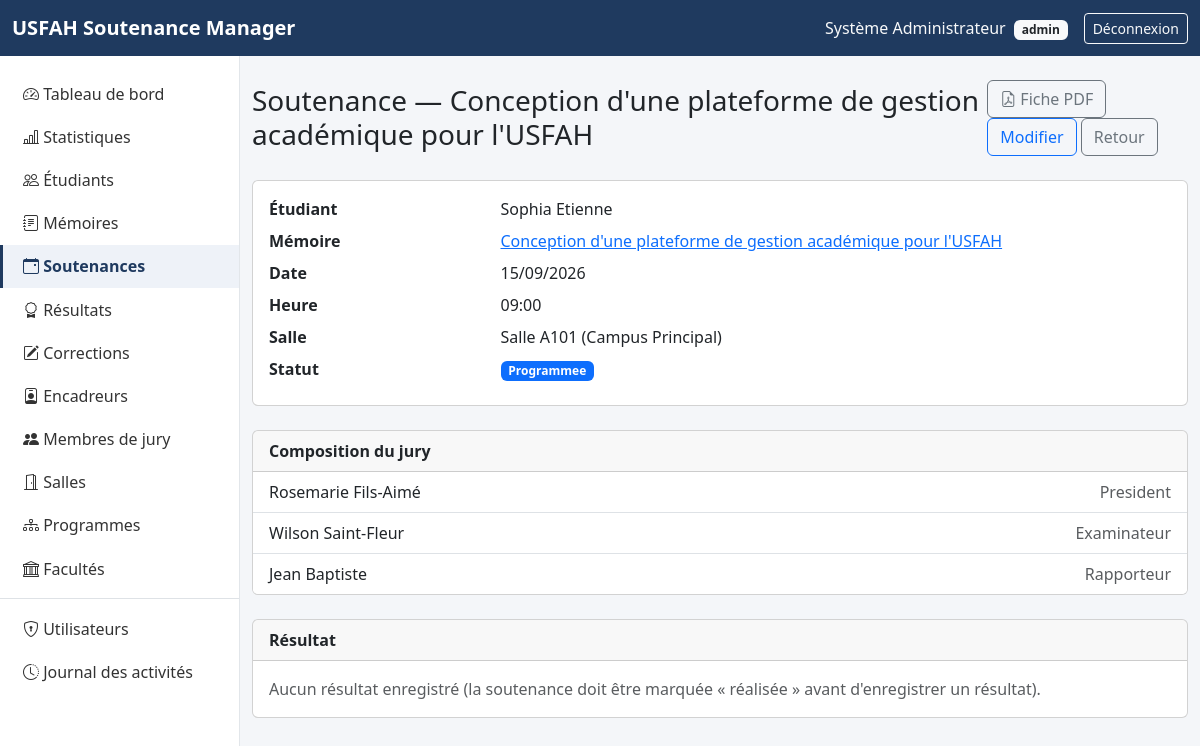
/defenses/show.php?id=1 (signed in), run on the app's committed database.
### tables this page shows
CREATE TABLE defenses (
    id          INT UNSIGNED AUTO_INCREMENT PRIMARY KEY,
    thesis_id   INT UNSIGNED NOT NULL UNIQUE,
    date        DATE NOT NULL,
    heure       TIME NOT NULL,
    room_id     INT UNSIGNED NOT NULL,
    statut      ENUM('programmee','reportee','realisee','annulee') NOT NULL DEFAULT 'programmee',
    created_at  TIMESTAMP NOT NULL DEFAULT CURRENT_TIMESTAMP,
    CONSTRAINT fk_defenses_thesis FOREIGN KEY (thesis_id) REFERENCES theses(id),
    CONSTRAINT fk_defenses_room   FOREIGN KEY (room_id)   REFERENCES rooms(id),
    CONSTRAINT uq_room_slot UNIQUE (room_id, date, heure)
);

CREATE TABLE theses (
    id                 INT UNSIGNED AUTO_INCREMENT PRIMARY KEY,
    student_id         INT UNSIGNED NOT NULL,
    titre              VARCHAR(255) NOT NULL,
    resume             TEXT NULL,
    domaine_recherche  VARCHAR(150) NULL,
    supervisor_id      INT UNSIGNED NULL,
    date_soumission    DATE NULL,
    annee_academique   VARCHAR(20) NOT NULL,
    statut             ENUM('en_preparation','soumis','valide','a_corriger','autorise_a_soutenir','soutenu')
                       NOT NULL DEFAULT 'en_preparation',
    created_at         TIMESTAMP NOT NULL DEFAULT CURRENT_TIMESTAMP,
    CONSTRAINT fk_theses_student    FOREIGN KEY (student_id)    REFERENCES students(id),
    CONSTRAINT fk_theses_supervisor FOREIGN KEY (supervisor_id) REFERENCES supervisors(id)
);

CREATE TABLE students (
    id                INT UNSIGNED AUTO_INCREMENT PRIMARY KEY,
    matricule         VARCHAR(30)  NOT NULL UNIQUE,
    last_name         VARCHAR(100) NOT NULL,
    first_name        VARCHAR(100) NOT NULL,
    sexe              ENUM('M','F') NULL,
    date_naissance    DATE NULL,
    email             VARCHAR(150) NOT NULL UNIQUE,
    telephone         VARCHAR(30)  NULL,
    faculty_id        INT UNSIGNED NULL,
    program_id        INT UNSIGNED NULL,
    niveau            VARCHAR(50)  NULL,
    annee_academique  VARCHAR(20)  NOT NULL,
    statut            ENUM('actif','inactif') NOT NULL DEFAULT 'actif',
    created_at        TIMESTAMP NOT NULL DEFAULT CURRENT_TIMESTAMP,
    CONSTRAINT fk_students_faculty FOREIGN KEY (faculty_id) REFERENCES faculties(id),
    CONSTRAINT fk_students_program FOREIGN KEY (program_id) REFERENCES programs(id)
);

CREATE TABLE rooms (
    id             INT UNSIGNED AUTO_INCREMENT PRIMARY KEY,
    nom_numero     VARCHAR(50) NOT NULL,
    campus         VARCHAR(100) NULL,
    capacite       INT NULL,
    disponibilite  ENUM('disponible','indisponible') NOT NULL DEFAULT 'disponible',
    description    TEXT NULL,
    created_at     TIMESTAMP NOT NULL DEFAULT CURRENT_TIMESTAMP
);

CREATE TABLE defense_jury (
    id              INT UNSIGNED AUTO_INCREMENT PRIMARY KEY,
    defense_id      INT UNSIGNED NOT NULL,
    jury_member_id  INT UNSIGNED NOT NULL,
    role            ENUM('president','examinateur','rapporteur') NOT NULL,
    CONSTRAINT fk_dj_defense FOREIGN KEY (defense_id)     REFERENCES defenses(id) ON DELETE CASCADE,
    CONSTRAINT fk_dj_jury    FOREIGN KEY (jury_member_id) REFERENCES jury_members(id),
    CONSTRAINT uq_defense_role   UNIQUE (defense_id, role),
    CONSTRAINT uq_defense_member UNIQUE (defense_id, jury_member_id)
);

CREATE TABLE jury_members (
    id           INT UNSIGNED AUTO_INCREMENT PRIMARY KEY,
    last_name    VARCHAR(100) NOT NULL,
    first_name   VARCHAR(100) NOT NULL,
    email        VARCHAR(150) NOT NULL,
    telephone    VARCHAR(30)  NULL,
    specialite   VARCHAR(150) NULL,
    institution  VARCHAR(150) NULL,
    fonction     VARCHAR(100) NULL,
    created_at   TIMESTAMP NOT NULL DEFAULT CURRENT_TIMESTAMP
);

### defenses/show.php (the view, shortened to what this page needs)
<?php
require_once __DIR__ . '/../config/database.php';
require_once __DIR__ . '/../includes/functions.php';
$id = (int) get_param('id', 0);
$stmt = $pdo->prepare('
    SELECT d.*, t.titre, t.id AS thesis_id, s.first_name AS student_first, s.last_name AS student_last, r.nom_numero, r.campus
    FROM defenses d
    JOIN theses t ON t.id = d.thesis_id
    JOIN students s ON s.id = t.student_id
    JOIN rooms r ON r.id = d.room_id
    WHERE d.id = ?
');
$stmt->execute([$id]);
$defense = $stmt->fetch();
$jury_stmt = $pdo->prepare('
    SELECT jm.first_name, jm.last_name, dj.role FROM defense_jury dj
    JOIN jury_members jm ON jm.id = dj.jury_member_id
    WHERE dj.defense_id = ?
');
$jury_stmt->execute([$id]);
$jury = $jury_stmt->fetchAll();
$result_stmt = $pdo->prepare('SELECT * FROM results WHERE defense_id = ?');
$result_stmt->execute([$id]);
$result = $result_stmt->fetch();
require __DIR__ . '/../includes/header.php';
?>
<div class="d-flex justify-content-between align-items-center mb-4">
    <h1 class="h3 mb-0">Soutenance — <?= e($defense['titre']) ?></h1>
    <div>
        <a href="fiche_pdf.php?id=<?= $id ?>" class="btn btn-outline-secondary" target="_blank"><i class="bi bi-file-earmark-pdf"></i> Fiche PDF</a>
        <a href="edit.php?id=<?= $id ?>" class="btn btn-outline-primary">Modifier</a>
        <a href="index.php" class="btn btn-outline-secondary">Retour</a>
    </div>
</div>
<div class="card mb-4"><div class="card-body">
    <dl class="row mb-0">
        <dt class="col-sm-3">Étudiant</dt><dd class="col-sm-9"><?= e($defense['student_first'] . ' ' . $defense['student_last']) ?></dd>
        <dt class="col-sm-3">Mémoire</dt><dd class="col-sm-9"><a href="<?= BASE_URL ?>/theses/show.php?id=<?= $defense['thesis_id'] ?>"><?= e($defense['titre']) ?></a></dd>
        <dt class="col-sm-3">Date</dt><dd class="col-sm-9"><?= format_date($defense['date']) ?></dd>
        <dt class="col-sm-3">Heure</dt><dd class="col-sm-9"><?= e(substr($defense['heure'], 0, 5)) ?></dd>
        <dt class="col-sm-3">Salle</dt><dd class="col-sm-9"><?= e($defense['nom_numero']) ?> (<?= e($defense['campus'] ?? '—') ?>)</dd>
        <dt class="col-sm-3">Statut</dt><dd class="col-sm-9"><?= status_badge($defense['statut']) ?></dd>
    </dl>
</div></div>
<div class="card mb-4">
    <div class="card-header fw-semibold">Composition du jury</div>
    <ul class="list-group list-group-flush">
        <?php foreach ($jury as $j): ?>
            <li class="list-group-item d-flex justify-content-between">
                <span><?= e($j['first_name'] . ' ' . $j['last_name']) ?></span>
                <span class="text-muted"><?= e(ucfirst($j['role'])) ?></span>
            </li>
        <?php endforeach; ?>
    </ul>
</div>
<div class="card">
    <div class="card-header fw-semibold d-flex justify-content-between align-items-center">
        Résultat
    </div>
    <div class="card-body">
        <?php if ($result): ?>
            <dl class="row mb-0">
                <dt class="col-sm-3">Note finale</dt><dd class="col-sm-9"><?= e((string) ($result['note_finale'] ?? '—')) ?></dd>
                <dt class="col-sm-3">Mention</dt><dd class="col-sm-9"><?= e($result['mention'] ? ucwords(str_replace('_', ' ', $result['mention'])) : '—') ?></dd>
                <dt class="col-sm-3">Décision</dt><dd class="col-sm-9"><?= status_badge($result['decision']) ?></dd>
                <dt class="col-sm-3">Commentaires</dt><dd class="col-sm-9"><?= nl2br(e($result['commentaires_jury'] ?? '—')) ?></dd>
            </dl>
        <?php else: ?>
            <p class="text-muted mb-0">Aucun résultat enregistré<?= $defense['statut'] !== 'realisee' ? ' (la soutenance doit être marquée « réalisée » avant d\'enregistrer un résultat).' : '.' ?></p>
        <?php endif; ?>
    </div>
</div>
<?php require __DIR__ . '/../includes/footer.php'; ?>

### includes/functions.php (shortened to what this page needs)
<?php
function e(?string $value): string
{
    return htmlspecialchars($value ?? '', ENT_QUOTES, 'UTF-8');
}
function get_param(string $key, $default = null)
{
    return $_GET[$key] ?? $default;
}
function format_date(?string $date): string
{
    $ts = strtotime($date);
    return $ts ? date('d/m/Y', $ts) : '—';
}
function status_badge(string $statut): string
{
    $map = [
        'actif' => 'success', 'inactif' => 'secondary',
        'en_preparation' => 'secondary', 'soumis' => 'info', 'valide' => 'primary',
        'a_corriger' => 'warning', 'autorise_a_soutenir' => 'info', 'soutenu' => 'success',
        'programmee' => 'primary', 'reportee' => 'warning', 'realisee' => 'success', 'annulee' => 'danger',
        'a_faire' => 'secondary', 'en_cours' => 'info', 'soumise' => 'warning', 'validee' => 'success',
        'admis' => 'success', 'admis_avec_corrections' => 'warning', 'ajourne' => 'danger',
        'disponible' => 'success', 'indisponible' => 'secondary',
    ];
    $color = $map[$statut] ?? 'secondary';
    $label = ucwords(str_replace('_', ' ', $statut));
    return '<span class="badge text-bg-' . $color . '">' . e($label) . '</span>';
}

### assets/css/style.css (style rules this page uses)
:root { --usfah-primary: #1f3a5f; --usfah-primary-dark: #142842; }
body { background-color: #f4f6f9; }

### data on the page
defenses: thesis.titre "Conception d'une plateforme de gestion académique pour l'USFAH", students.first_name+last_name "Sophia Etienne", date "15/09/2026", heure "09:00", room.nom_numero "Salle A101", room.campus "Campus Principal", statut "Programmee"
defense_jury: jury_member.last_name "Rosemarie Fils-Aimé", role "President"
defense_jury: jury_member.last_name "Wilson Saint-Fleur", role "Examinateur"
defense_jury: jury_member.last_name "Jean Baptiste", role "Rapporteur"

### other printed values
$_SESSION['user_name'] "Système Administrateur"
current_user_role() "admin"
$label "Tableau de bord"
$label "Statistiques"
$label "Étudiants"
$label "Mémoires"
$label "Soutenances"
$label "Résultats"
$label "Corrections"
$label "Encadreurs"
$label "Membres de jury"
$label "Salles"
$label "Programmes"
$label "Facultés"
